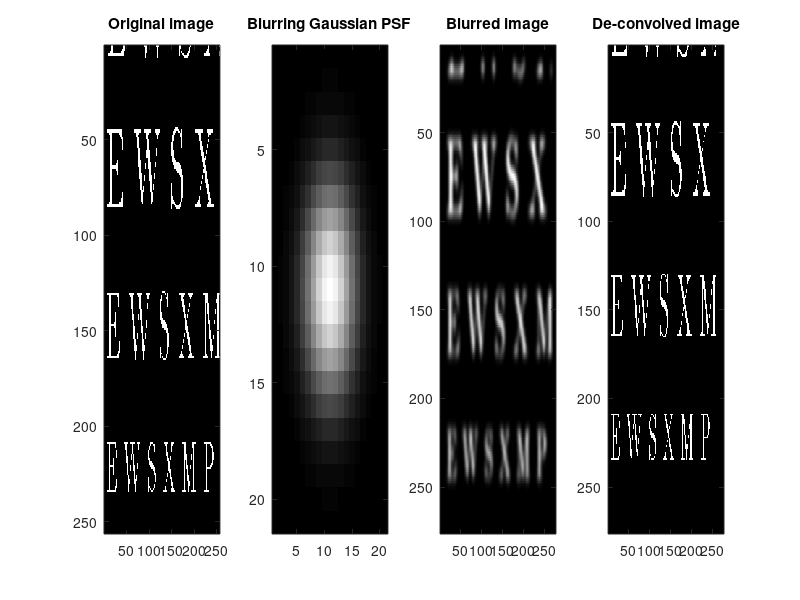
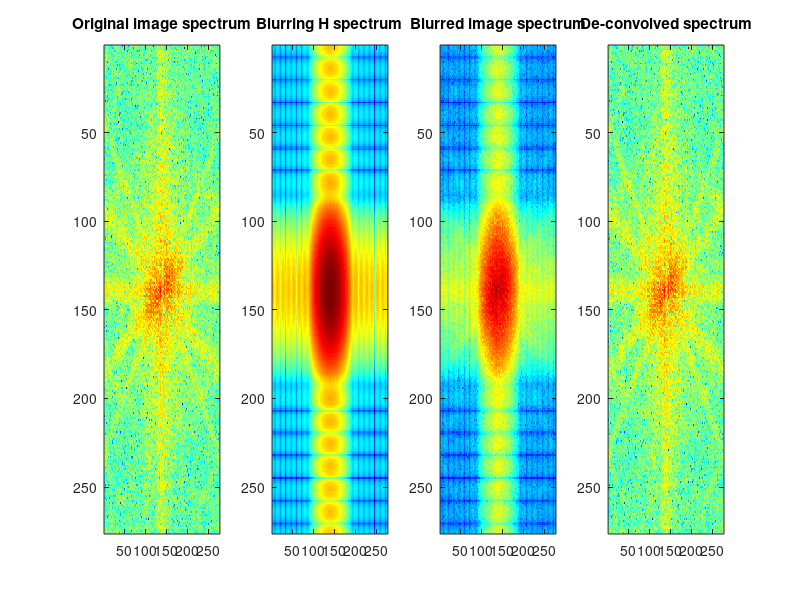
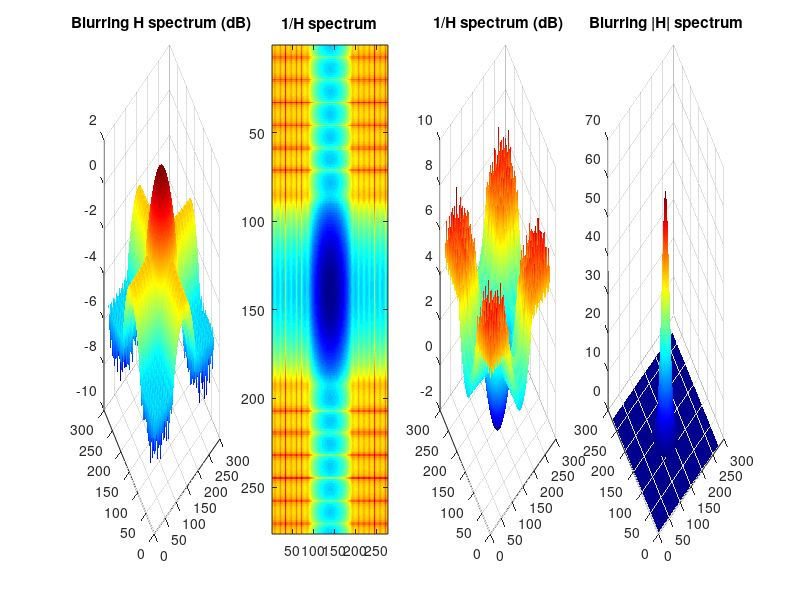
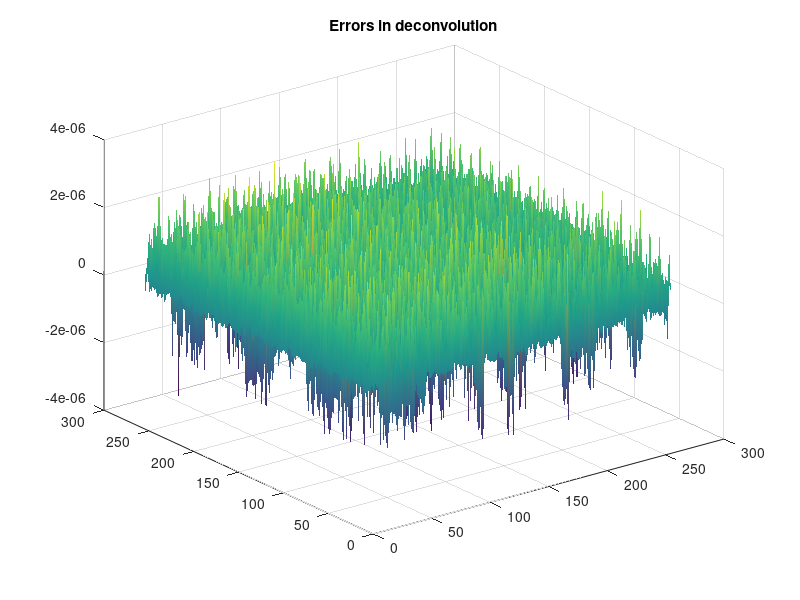

Write the MATLAB code that produced these figures, in order.
% file: e10_7_Gaussian_blur  
% Blur an image with a Gaussian exponential convolution, deconvolve to restore
close all; clear; set(0, 'DefaultFigurePosition', [100 400 1100 200]);
L = 20;                          % to make L+1 order Gaussian filter
L2 = floor(L/2);ex = [-L2: L2];  % exponent vector for filter
Hr = exp(-ex.^2/L);              % row vector for filter
H =  Hr' * Hr;                   % Gaussian matrix values = e^{-(m^2+n^2)/L}
%H = H/sum(H(:));                % scale filter to unity magnitude sum (OPTIONAL)

load letters;                    % loading letters.mat file, a 2-D array of doubles                    
% load clown; X = clown;         % try script on clown also!
% X = [1:1:30]' * [1:1:30];      % simple testcase to debug code, comment out when debugged
Y=conv2(X,H);                    % Y is convolved (blurred) image
s = size(Y)
FH = fft2(H,s(1),s(2));          % spectrum of blurring filter

Xhatd = fft2(Y)./FH;    % divide blurred spectrum by H spectrum to restore original
Xhat = abs(ifft2(Xhatd));  % take ifft to get image

figure,colormap(gray),
 subplot(141),imagesc(X),title('Original image'),subplot(142),imagesc(H), title('Blurring Gaussian PSF')
subplot(143),imagesc(Y),title('Blurred image'),subplot(144),imagesc(Xhat), title('De-convolved image')

figure,colormap(jet),
 subplot(141),imagesc(fftshift(log10(abs(fft2(X,s(1),s(2)))))), title('Original image spectrum')
 subplot(142),imagesc(fftshift(log10(abs(FH)))), title('Blurring H spectrum')
 subplot(143),imagesc(fftshift(log10(abs(fft2(Y))))), title('Blurred image spectrum')
 subplot(144),imagesc(fftshift(log10(abs(Xhatd)))), title('De-convolved spectrum') %  w/o regularization
Hreciprocal = fftshift(log10(abs(1./FH)));  % for plots
figure,colormap(jet),  % plot H and 1/H in 3-D for fun
  subplot(141),surf(fftshift(log10(abs(FH)))),shading interp, title('Blurring H spectrum (dB)')
  subplot(142),imagesc(Hreciprocal), title('1/H spectrum')
  subplot(143),surf(Hreciprocal),shading interp, title('1/H spectrum (dB)')
  subplot(144),surf(fftshift((abs(FH)))),shading interp, title('Blurring |H| spectrum')
  
% compare deconvolution (after removing convolution margins) to original image
diff = Xhat(1:end-L,1:end-L) - X;
maxdiff = max(abs(diff(:)))
sumsquared_diff = sum(sum(diff.^2))
figure, surf(diff),shading interp, title('Errors in deconvolution')
